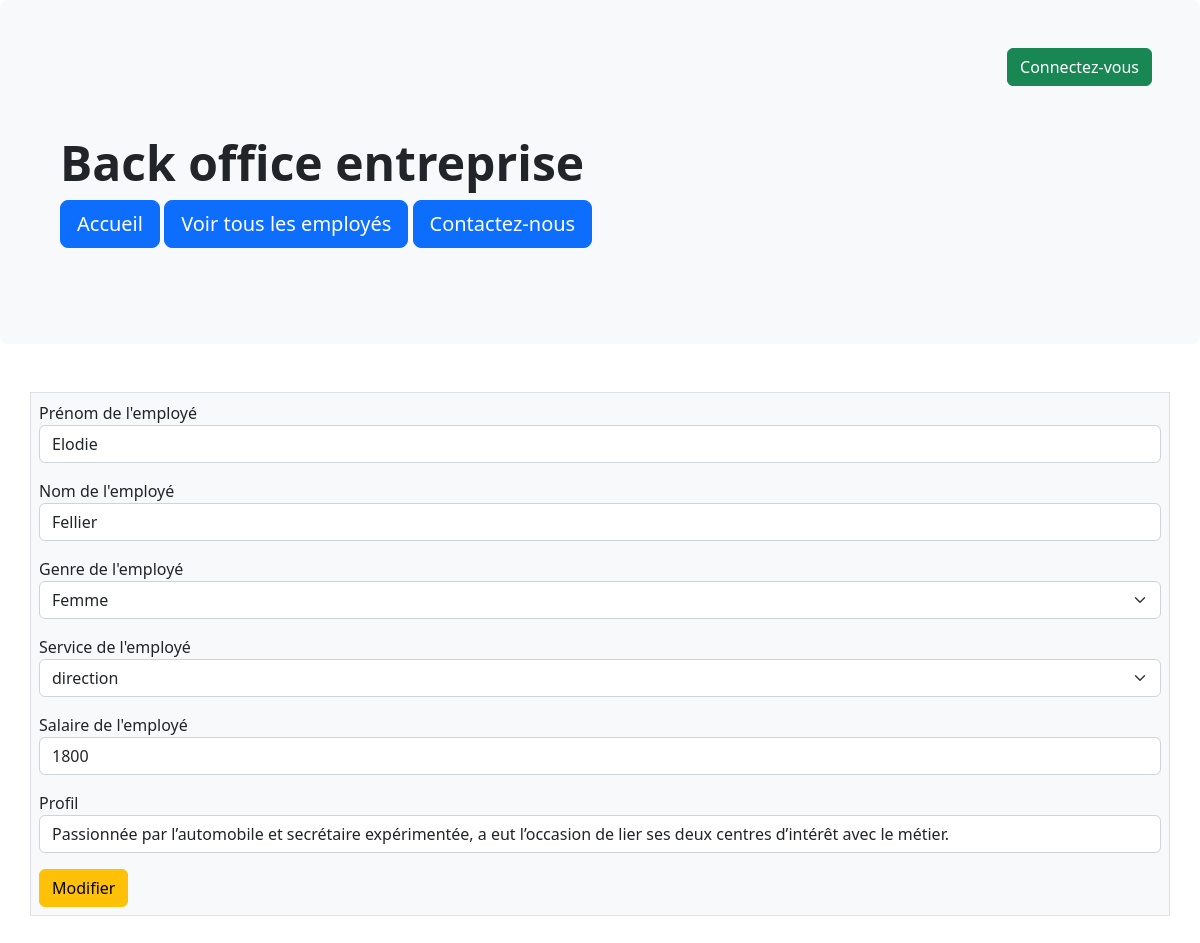
/modifemploye.php?id_employes=491, run on the app's committed database.
### tables this page shows
CREATE TABLE `information` (
  `id_info` int(3) NOT NULL,
  `id_employes` int(3) NOT NULL,
  `profil` text DEFAULT NULL,
  `photo` varchar(30) DEFAULT NULL
);

CREATE TABLE `employes` (
  `id_employes` int(3) NOT NULL,
  `prenom` varchar(20) DEFAULT NULL,
  `nom` varchar(20) DEFAULT NULL,
  `genre` enum('f','m') NOT NULL,
  `service` varchar(30) DEFAULT NULL,
  `date_embauche` date DEFAULT NULL,
  `salaire` float DEFAULT NULL
);

### modifemploye.php (the view, shortened to what this page needs)
<?php
include 'include/connect.inc.php';
if (isset($_GET['id_employes'])) {
    $affichage = $pdoEntreprise->prepare("SELECT `employes`.*, `information`.*
                                    FROM `employes`
                                    LEFT JOIN `information` ON `information`.`id_employes` = `employes`.`id_employes`
                                    WHERE `employes`.`id_employes`= :id_employes");
    $affichage->execute(array(
        ':id_employes' => $_GET['id_employes'],
    ));
    $ficheEmploye = $affichage->fetch(PDO::FETCH_ASSOC);
} else {
    header('location:listeEmployes.php');
    exit();
}
include 'include/header.inc.php';
?>
<main class="container">
    <section class="row my-5">
        <form action="#" method="POST" class="border p-2 bg-light" enctype="multipart/form-data">
            <div class="mb-3">
                <label for="prenom">Prénom de l'employé</label>
                <input type="text" name="prenom" id="prenom" class="form-control" value="<?php echo $ficheEmploye['prenom']; ?>">
            </div>
            <div class="mb-3">
                <label for="nom">Nom de l'employé</label>
                <input type="text" name="nom" id="nom" class="form-control" value="<?php echo $ficheEmploye['nom']; ?>">
            </div>
            <div class="mb-3">
                <label for="sexe">Genre de l'employé</label>
                <select name="sexe" id="sexe" class="form-select">
                    <option value="f">Femme</option>
                </select>
            </div>
            <div class="mb-3">
                <label for="service">Service de l'employé</label>
                <select name="service" id="service" class="form-select">
                    <?php
                    $requeteService = $pdoEntreprise->query("SELECT DISTINCT service FROM employes");
                    while ($service = $requeteService->fetch(PDO::FETCH_ASSOC)) {
                        echo "<option value=\"" . $service['service'] . "\">" . $service['service'] . "</option>";
                    }
                    ?>
                </select>
            </div>
            <div class="mb-3">
                <label for="salaire">Salaire de l'employé</label>
                <input type="number" name="salaire" id="salaire" class="form-control" value="<?php echo $ficheEmploye['salaire']; ?>">
            </div>
            <div class="mb-3">
                <label for="profil">Profil</label>
                <input type="text" name="profil" id="profil" class="form-control" value="<?php echo $ficheEmploye['profil']; ?>">
            </div>
            <input type="submit" class="btn btn-warning" value="Modifier">
        </form>
    </section>
</main>
</body>
</html>

### data on the page
information: prenom "Elodie", nom "Fellier", salaire "1800", profil "Passionnée par l’automobile et secrétaire expérimentée, a eut l’occasion de lier ses deux centres d’intérêt avec le métier."

### other printed values
form field service "direction"
